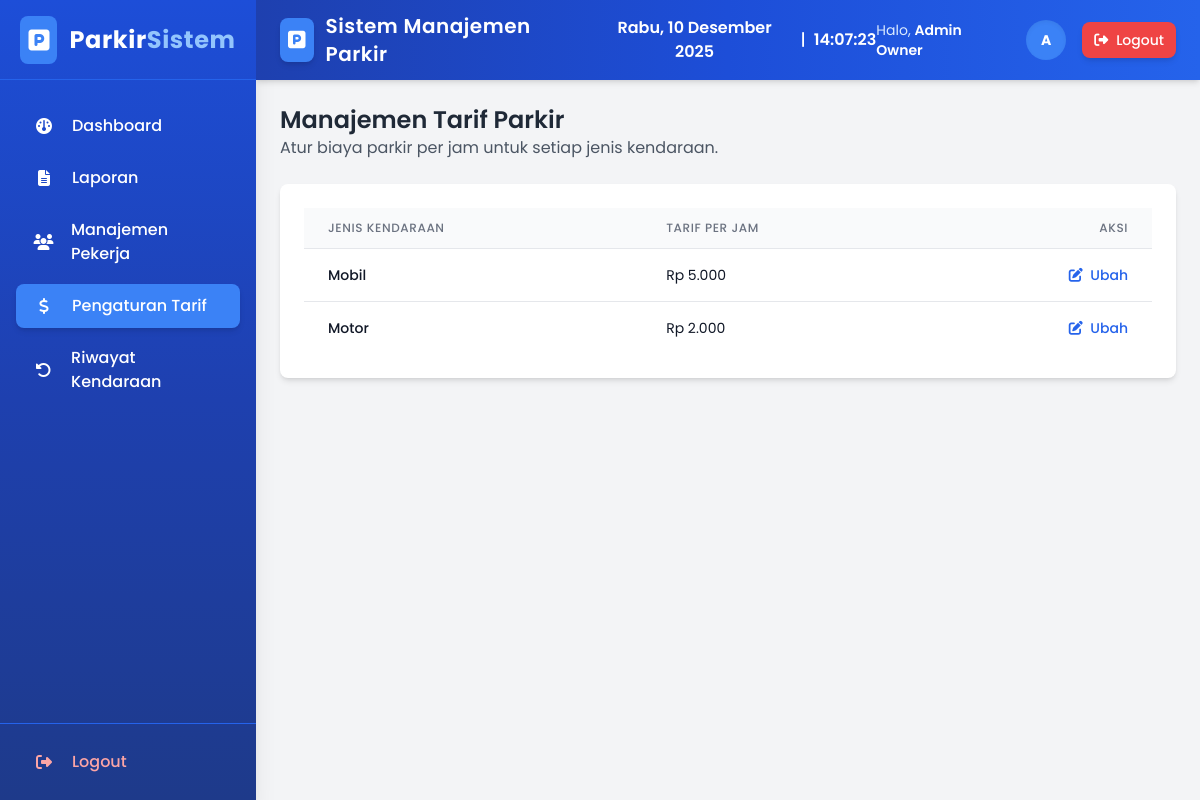
The app's page /pages/owner/pengaturan_tarif.php (signed in) with its own data.
### tables this page shows
CREATE TABLE `tarif_parkir` (
  `id` int(11) NOT NULL,
  `jenis_kendaraan` enum('mobil','motor') NOT NULL,
  `tarif_per_jam` decimal(10,2) NOT NULL DEFAULT 0.00,
  `tarif_flat` decimal(10,2) NOT NULL DEFAULT 0.00,
  `updated_at` datetime DEFAULT current_timestamp() ON UPDATE current_timestamp()
);

### pages/owner/pengaturan_tarif.php (the view, shortened to what this page needs)
<?php
require_once '../../core/init.php';
$tarifs = [];
$result = $db->query("SELECT * FROM tarif_parkir ORDER BY jenis_kendaraan");
while ($row = $result->fetch_assoc()) {
    $tarifs[] = $row;
}
?>
<?php require_once '../../templates/header_app.php';  ?>
<?php require_once '../../templates/sidebar.php';  ?>
<div class="flex-1 flex flex-col overflow-hidden">
    <?php require_once '../../templates/navbar_app.php';  ?>
    <main class="flex-1 overflow-x-hidden overflow-y-auto bg-gray-100 p-6">
        <div class="container mx-auto">
            <div class="mb-6">
                <h2 class="text-2xl font-semibold text-gray-800">Manajemen Tarif Parkir</h2>
                <p class="text-gray-600">Atur biaya parkir per jam untuk setiap jenis kendaraan.</p>
            </div>
            <div class="bg-white p-6 rounded-lg shadow-md">
                <div class="overflow-x-auto">
                    <table class="min-w-full divide-y divide-gray-200">
                        <thead class="bg-gray-50">
                            <tr>
                                <th scope="col" class="px-6 py-3 text-left text-xs font-medium text-gray-500 uppercase tracking-wider">
                                    Jenis Kendaraan
                                </th>
                                <th scope="col" class="px-6 py-3 text-left text-xs font-medium text-gray-500 uppercase tracking-wider">
                                    Tarif per Jam
                                </th>
                                <th scope="col" class="px-6 py-3 text-right text-xs font-medium text-gray-500 uppercase tracking-wider">
                                    Aksi
                                </th>
                            </tr>
                        </thead>
                        <tbody class="bg-white divide-y divide-gray-200">
                            <?php foreach ($tarifs as $tarif): ?>
                            <tr>
                                <td class="px-6 py-4 whitespace-nowrap">
                                    <div class="text-sm font-medium text-gray-900 capitalize">
                                        <?php echo htmlspecialchars($tarif['jenis_kendaraan']); ?>
                                    </div>
                                </td>
                                <td class="px-6 py-4 whitespace-nowrap">
                                    <div class="text-sm text-gray-900">
                                        Rp <?php echo number_format($tarif['tarif_per_jam'], 0, ',', '.'); ?>
                                    </div>
                                </td>
                                <td class="px-6 py-4 whitespace-nowrap text-right text-sm font-medium">
                                    <button class="btn-edit text-blue-600 hover:text-blue-900"
                                            data-id="<?php echo $tarif['id']; ?>"
                                            data-jenis="<?php echo htmlspecialchars($tarif['jenis_kendaraan']); ?>"
                                            data-tarif="<?php echo $tarif['tarif_per_jam']; ?>">
                                        <i class="fas fa-edit mr-1"></i> Ubah
                                    </button>
                                </td>
                            </tr>
                            <?php endforeach; ?>
                        </tbody>
                    </table>
                </div>
            </div>
        </div>
    </main>
</div>
<?php require_once '../../templates/footer_app.php';  ?>

### templates/header_app.php (style rules this page uses)
body { font-family: 'Poppins', sans-serif; }

### records on screen
tarif_parkir: jenis_kendaraan "Mobil", tarif_per_jam "5.000"
tarif_parkir: jenis_kendaraan "Motor", tarif_per_jam "2.000"

### other values on screen
$user_nama "Admin Owner"
substr($user_nama, 0, 1) "A"
